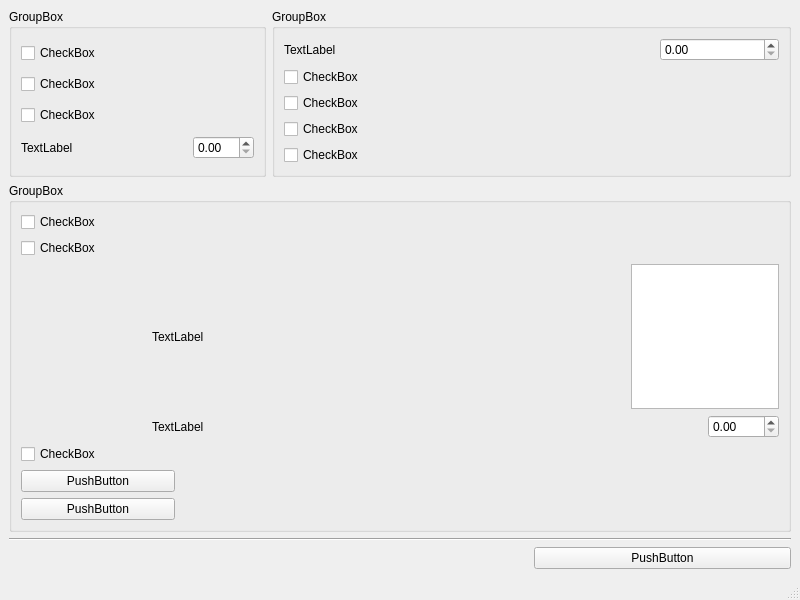
<?xml version="1.0" encoding="UTF-8"?>
<ui version="4.0">
 <class>SingleInvProjAnalysisModule</class>
 <widget class="QMainWindow" name="SingleInvProjAnalysisModule">
  <property name="geometry">
   <rect>
    <x>0</x>
    <y>0</y>
    <width>800</width>
    <height>600</height>
   </rect>
  </property>
  <property name="windowTitle">
   <string>MainWindow</string>
  </property>
  <widget class="QWidget" name="centralwidget">
   <layout class="QGridLayout" name="gridLayout_4">
    <item row="0" column="0">
     <widget class="QGroupBox" name="theoreticalAnalysisGroupBox">
      <property name="title">
       <string>GroupBox</string>
      </property>
      <layout class="QGridLayout" name="gridLayout">
       <item row="0" column="0" colspan="2">
        <widget class="QCheckBox" name="theoreticalAnalysisCheckBox">
         <property name="text">
          <string>CheckBox</string>
         </property>
        </widget>
       </item>
       <item row="0" column="2" colspan="2">
        <spacer name="horizontalSpacer">
         <property name="orientation">
          <enum>Qt::Horizontal</enum>
         </property>
         <property name="sizeHint" stdset="0">
          <size>
           <width>158</width>
           <height>20</height>
          </size>
         </property>
        </spacer>
       </item>
       <item row="1" column="0" colspan="2">
        <widget class="QCheckBox" name="ppCheckBox">
         <property name="text">
          <string>CheckBox</string>
         </property>
        </widget>
       </item>
       <item row="1" column="2" colspan="2">
        <spacer name="horizontalSpacer_2">
         <property name="orientation">
          <enum>Qt::Horizontal</enum>
         </property>
         <property name="sizeHint" stdset="0">
          <size>
           <width>158</width>
           <height>20</height>
          </size>
         </property>
        </spacer>
       </item>
       <item row="2" column="0" colspan="2">
        <widget class="QCheckBox" name="arrCheckBox">
         <property name="text">
          <string>CheckBox</string>
         </property>
        </widget>
       </item>
       <item row="2" column="2" colspan="2">
        <spacer name="horizontalSpacer_3">
         <property name="orientation">
          <enum>Qt::Horizontal</enum>
         </property>
         <property name="sizeHint" stdset="0">
          <size>
           <width>158</width>
           <height>20</height>
          </size>
         </property>
        </spacer>
       </item>
       <item row="3" column="0">
        <widget class="QLabel" name="restCostValueLabel">
         <property name="text">
          <string>TextLabel</string>
         </property>
        </widget>
       </item>
       <item row="3" column="1" colspan="2">
        <spacer name="horizontalSpacer_4">
         <property name="orientation">
          <enum>Qt::Horizontal</enum>
         </property>
         <property name="sizeHint" stdset="0">
          <size>
           <width>139</width>
           <height>20</height>
          </size>
         </property>
        </spacer>
       </item>
       <item row="3" column="3">
        <widget class="QDoubleSpinBox" name="restCostValueDoubleSpinBox"/>
       </item>
      </layout>
     </widget>
    </item>
    <item row="0" column="1" colspan="2">
     <widget class="QGroupBox" name="realAnalysisGroupBox">
      <property name="title">
       <string>GroupBox</string>
      </property>
      <layout class="QGridLayout" name="gridLayout_2">
       <item row="0" column="0">
        <widget class="QLabel" name="discountRateLabel">
         <property name="text">
          <string>TextLabel</string>
         </property>
        </widget>
       </item>
       <item row="0" column="1" colspan="2">
        <spacer name="horizontalSpacer_5">
         <property name="orientation">
          <enum>Qt::Horizontal</enum>
         </property>
         <property name="sizeHint" stdset="0">
          <size>
           <width>218</width>
           <height>20</height>
          </size>
         </property>
        </spacer>
       </item>
       <item row="0" column="3">
        <widget class="QDoubleSpinBox" name="discountRateDoubleSpinBox"/>
       </item>
       <item row="1" column="0" colspan="2">
        <widget class="QCheckBox" name="piCheckBox">
         <property name="text">
          <string>CheckBox</string>
         </property>
        </widget>
       </item>
       <item row="1" column="2" colspan="2">
        <spacer name="horizontalSpacer_6">
         <property name="orientation">
          <enum>Qt::Horizontal</enum>
         </property>
         <property name="sizeHint" stdset="0">
          <size>
           <width>217</width>
           <height>20</height>
          </size>
         </property>
        </spacer>
       </item>
       <item row="2" column="0" colspan="2">
        <widget class="QCheckBox" name="npvCheckBox">
         <property name="text">
          <string>CheckBox</string>
         </property>
        </widget>
       </item>
       <item row="2" column="2" colspan="2">
        <spacer name="horizontalSpacer_7">
         <property name="orientation">
          <enum>Qt::Horizontal</enum>
         </property>
         <property name="sizeHint" stdset="0">
          <size>
           <width>217</width>
           <height>20</height>
          </size>
         </property>
        </spacer>
       </item>
       <item row="3" column="0" colspan="2">
        <widget class="QCheckBox" name="irrCheckBox">
         <property name="text">
          <string>CheckBox</string>
         </property>
        </widget>
       </item>
       <item row="3" column="2" colspan="2">
        <spacer name="horizontalSpacer_8">
         <property name="orientation">
          <enum>Qt::Horizontal</enum>
         </property>
         <property name="sizeHint" stdset="0">
          <size>
           <width>217</width>
           <height>20</height>
          </size>
         </property>
        </spacer>
       </item>
       <item row="4" column="0" colspan="2">
        <widget class="QCheckBox" name="dppCheckBox">
         <property name="text">
          <string>CheckBox</string>
         </property>
        </widget>
       </item>
       <item row="4" column="2" colspan="2">
        <spacer name="horizontalSpacer_9">
         <property name="orientation">
          <enum>Qt::Horizontal</enum>
         </property>
         <property name="sizeHint" stdset="0">
          <size>
           <width>217</width>
           <height>20</height>
          </size>
         </property>
        </spacer>
       </item>
      </layout>
     </widget>
    </item>
    <item row="1" column="0" colspan="3">
     <widget class="QGroupBox" name="invRisksGroupBox">
      <property name="title">
       <string>GroupBox</string>
      </property>
      <layout class="QGridLayout" name="gridLayout_3">
       <item row="0" column="0" colspan="2">
        <widget class="QCheckBox" name="invRisksCheckBox">
         <property name="text">
          <string>CheckBox</string>
         </property>
        </widget>
       </item>
       <item row="0" column="2" colspan="4">
        <spacer name="horizontalSpacer_10">
         <property name="orientation">
          <enum>Qt::Horizontal</enum>
         </property>
         <property name="sizeHint" stdset="0">
          <size>
           <width>545</width>
           <height>20</height>
          </size>
         </property>
        </spacer>
       </item>
       <item row="1" column="0" colspan="2">
        <widget class="QCheckBox" name="sensetivityAnalysisCheckBox">
         <property name="text">
          <string>CheckBox</string>
         </property>
        </widget>
       </item>
       <item row="1" column="2" colspan="4">
        <spacer name="horizontalSpacer_11">
         <property name="orientation">
          <enum>Qt::Horizontal</enum>
         </property>
         <property name="sizeHint" stdset="0">
          <size>
           <width>545</width>
           <height>20</height>
          </size>
         </property>
        </spacer>
       </item>
       <item row="2" column="0">
        <spacer name="horizontalSpacer_12">
         <property name="orientation">
          <enum>Qt::Horizontal</enum>
         </property>
         <property name="sizeHint" stdset="0">
          <size>
           <width>179</width>
           <height>20</height>
          </size>
         </property>
        </spacer>
       </item>
       <item row="2" column="1" colspan="2">
        <widget class="QLabel" name="sensetivityAnalysisFactorsLabel">
         <property name="text">
          <string>TextLabel</string>
         </property>
        </widget>
       </item>
       <item row="2" column="3">
        <spacer name="horizontalSpacer_13">
         <property name="orientation">
          <enum>Qt::Horizontal</enum>
         </property>
         <property name="sizeHint" stdset="0">
          <size>
           <width>257</width>
           <height>20</height>
          </size>
         </property>
        </spacer>
       </item>
       <item row="3" column="0">
        <spacer name="horizontalSpacer_14">
         <property name="orientation">
          <enum>Qt::Horizontal</enum>
         </property>
         <property name="sizeHint" stdset="0">
          <size>
           <width>179</width>
           <height>20</height>
          </size>
         </property>
        </spacer>
       </item>
       <item row="3" column="1" colspan="2">
        <widget class="QLabel" name="sensetivityIntervalLabel">
         <property name="text">
          <string>TextLabel</string>
         </property>
        </widget>
       </item>
       <item row="3" column="3" colspan="2">
        <spacer name="horizontalSpacer_15">
         <property name="orientation">
          <enum>Qt::Horizontal</enum>
         </property>
         <property name="sizeHint" stdset="0">
          <size>
           <width>388</width>
           <height>20</height>
          </size>
         </property>
        </spacer>
       </item>
       <item row="3" column="5">
        <widget class="QDoubleSpinBox" name="sensetivityIntervaDoubleSpinBox"/>
       </item>
       <item row="4" column="0" colspan="2">
        <widget class="QCheckBox" name="bepCheckBox">
         <property name="text">
          <string>CheckBox</string>
         </property>
        </widget>
       </item>
       <item row="4" column="2" colspan="4">
        <spacer name="horizontalSpacer_16">
         <property name="orientation">
          <enum>Qt::Horizontal</enum>
         </property>
         <property name="sizeHint" stdset="0">
          <size>
           <width>545</width>
           <height>20</height>
          </size>
         </property>
        </spacer>
       </item>
       <item row="5" column="0" colspan="2">
        <widget class="QPushButton" name="scenarioAnalysisPushButton">
         <property name="text">
          <string>PushButton</string>
         </property>
        </widget>
       </item>
       <item row="5" column="2" colspan="4">
        <spacer name="horizontalSpacer_17">
         <property name="orientation">
          <enum>Qt::Horizontal</enum>
         </property>
         <property name="sizeHint" stdset="0">
          <size>
           <width>545</width>
           <height>20</height>
          </size>
         </property>
        </spacer>
       </item>
       <item row="6" column="0" colspan="2">
        <widget class="QPushButton" name="monteKarloAnalysisPushButton">
         <property name="text">
          <string>PushButton</string>
         </property>
        </widget>
       </item>
       <item row="6" column="2" colspan="4">
        <spacer name="horizontalSpacer_18">
         <property name="orientation">
          <enum>Qt::Horizontal</enum>
         </property>
         <property name="sizeHint" stdset="0">
          <size>
           <width>545</width>
           <height>20</height>
          </size>
         </property>
        </spacer>
       </item>
       <item row="2" column="4" colspan="2">
        <widget class="QPlainTextEdit" name="sensetivityAnalysisFactorsPlainTextEdit"/>
       </item>
      </layout>
     </widget>
    </item>
    <item row="2" column="0" colspan="3">
     <widget class="Line" name="line">
      <property name="orientation">
       <enum>Qt::Horizontal</enum>
      </property>
     </widget>
    </item>
    <item row="3" column="0" colspan="2">
     <spacer name="horizontalSpacer_19">
      <property name="orientation">
       <enum>Qt::Horizontal</enum>
      </property>
      <property name="sizeHint" stdset="0">
       <size>
        <width>619</width>
        <height>20</height>
       </size>
      </property>
     </spacer>
    </item>
    <item row="3" column="2">
     <widget class="QPushButton" name="singleInvProjAnalysePushButton">
      <property name="text">
       <string>PushButton</string>
      </property>
     </widget>
    </item>
   </layout>
  </widget>
  <widget class="QMenuBar" name="menubar">
   <property name="geometry">
    <rect>
     <x>0</x>
     <y>0</y>
     <width>800</width>
     <height>21</height>
    </rect>
   </property>
  </widget>
  <widget class="QStatusBar" name="statusbar"/>
 </widget>
 <resources/>
 <connections/>
</ui>
